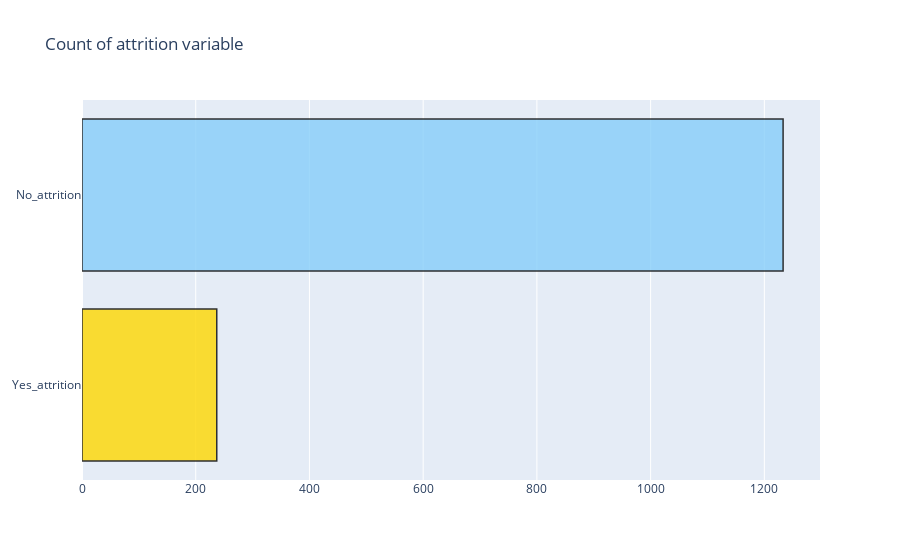
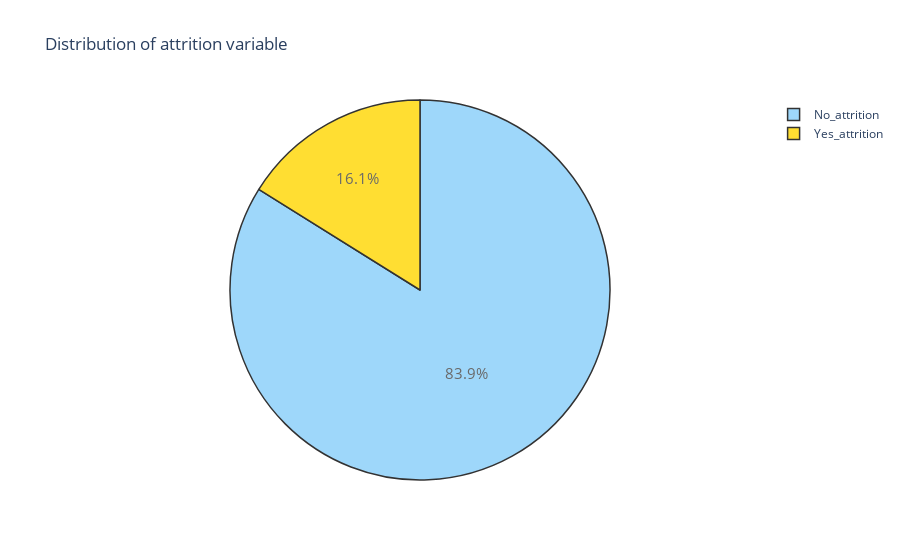

The notebook cell these images were saved under, in order:
### Code cell
attrition = data[(data['Attrition'] == 'Yes')]
no_attrition = data[(data['Attrition'] == 'No')]

#------------COUNT-----------------------
trace = go.Bar(x = (len(attrition), len(no_attrition)), y = ['Yes_attrition', 'No_attrition'], orientation = 'h', opacity = 0.8, marker=dict(
        color=['gold', 'lightskyblue'],
        line=dict(color='#000000',width=1.5)))

layout = dict(title =  'Count of attrition variable')
                    
fig = dict(data = [trace], layout=layout)
py.iplot(fig)

#------------PERCENTAGE-------------------
trace = go.Pie(labels = ['No_attrition', 'Yes_attrition'], values = data['Attrition'].value_counts(), 
               textfont=dict(size=15), opacity = 0.8,
               marker=dict(colors=['lightskyblue','gold'], 
                           line=dict(color='#000000', width=1.5)))


layout = dict(title =  'Distribution of attrition variable')
           
fig = dict(data = [trace], layout=layout)
py.iplot(fig)

### Figure 1 — Plotly figure (JSON) as saved in the notebook; plotly's stock layout.template omitted (floating-point values rounded to 4 significant figures)
{"data": [{"marker": {"color": ["gold", "lightskyblue"], "line": {"color": "#000000", "width": 1.5}}, "opacity": 0.8, "orientation": "h", "type": "bar", "x": [237, 1233], "y": ["Yes_attrition", "No_attrition"]}], "layout": {"title": {"text": "Count of attrition variable"}}}

### Figure 2 — Plotly figure (JSON) as saved in the notebook; plotly's stock layout.template omitted (floating-point values rounded to 4 significant figures)
{"data": [{"labels": ["No_attrition", "Yes_attrition"], "marker": {"colors": ["lightskyblue", "gold"], "line": {"color": "#000000", "width": 1.5}}, "opacity": 0.8, "textfont": {"size": 15}, "type": "pie", "values": [1233, 237]}], "layout": {"title": {"text": "Distribution of attrition variable"}}}
